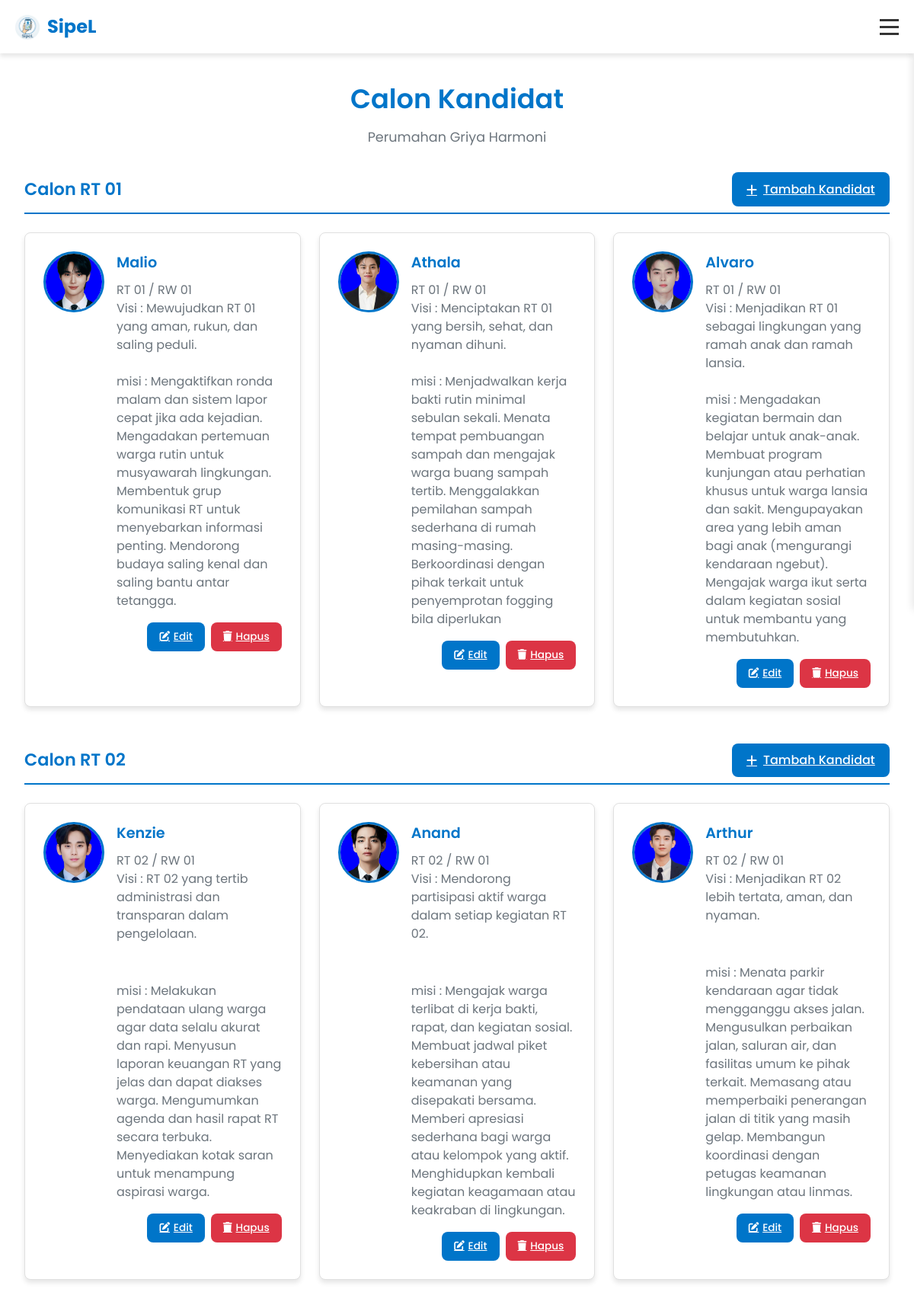
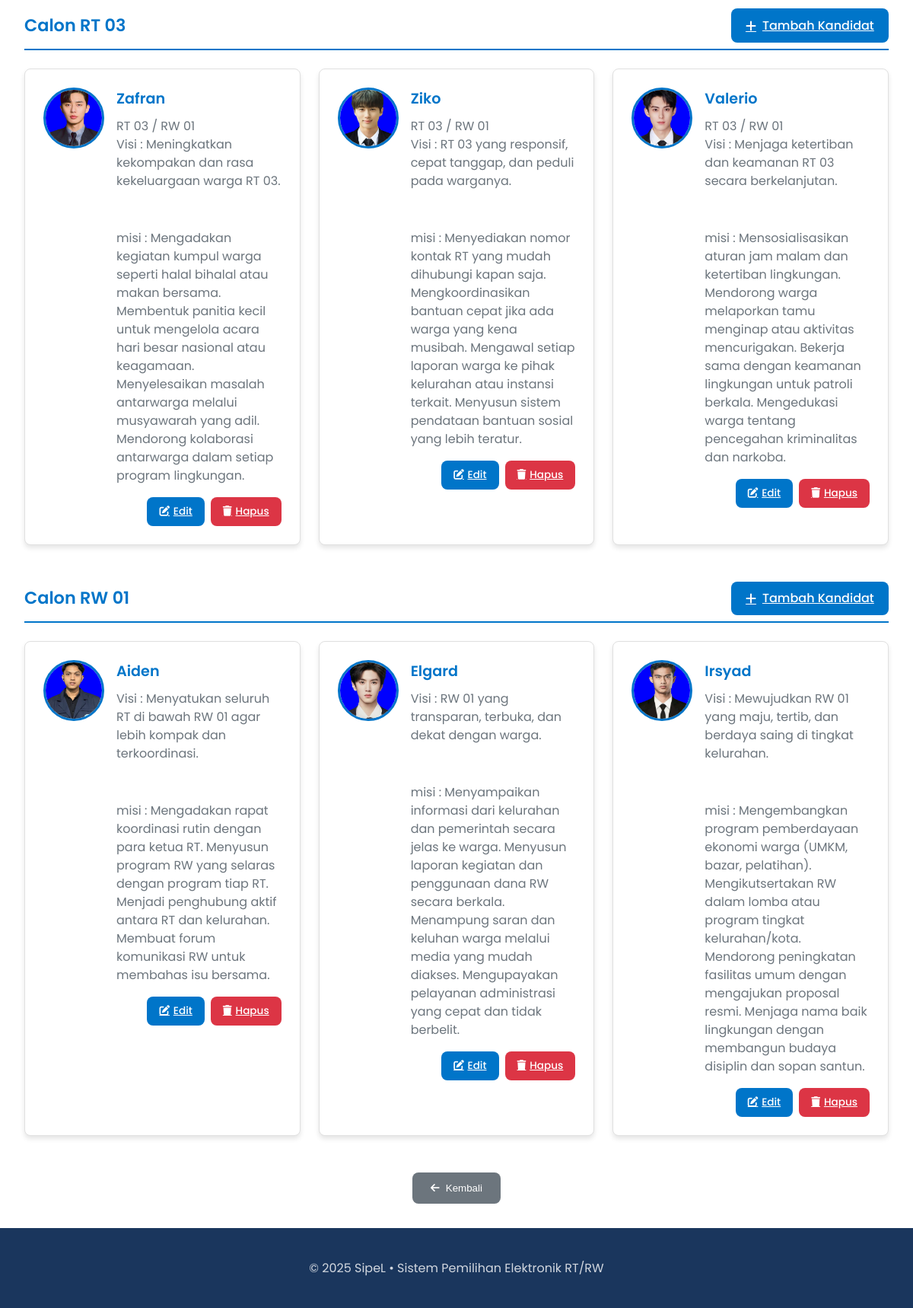
Page /panitia/kandidat.php on the committed database (2 pictures, top to bottom).
### tables this page shows
CREATE TABLE IF NOT EXISTS `kandidat` (
  `id_calon` int NOT NULL,
  `nama` varchar(100) DEFAULT NULL,
  `rt` varchar(5) DEFAULT NULL,
  `rw` varchar(5) DEFAULT NULL,
  `foto` varchar(150) DEFAULT NULL,
  `visi` text,
  `misi` text,
  `id_periode` int DEFAULT NULL,
  PRIMARY KEY (`id_calon`),
  KEY `kandidat_periode` (`id_periode`)
);

### panitia/kandidat.php (the view, shortened to what this page needs)
<?php
require_once __DIR__ . '/../db_connect.php';
function getRtCandidates(mysqli $conn, string $rt, int $id_periode = 1)
{
    $sql = "
        SELECT id_calon, nama, rt, rw, foto, visi, misi
        FROM kandidat
        WHERE rt = ?
          AND rw = '01'
          AND id_periode = ?
        ORDER BY id_calon ASC
    ";
    $stmt = $conn->prepare($sql);
    $stmt->bind_param("si", $rt, $id_periode);
    $stmt->execute();
    return $stmt->get_result();
}
function getRwCandidates(mysqli $conn, int $id_periode = 1)
{
    $sql = "
        SELECT id_calon, nama, rt, rw, foto, visi, misi
        FROM kandidat
        WHERE (rt IS NULL OR rt = '')
          AND rw = '01'
          AND id_periode = ?
        ORDER BY id_calon ASC
    ";
    $stmt = $conn->prepare($sql);
    $stmt->bind_param("i", $id_periode);
    $stmt->execute();
    return $stmt->get_result();
}
$rt001 = getRtCandidates($conn, '01', 1);
$rt002 = getRtCandidates($conn, '02', 1);
$rt003 = getRtCandidates($conn, '03', 1);
$rw001 = getRwCandidates($conn, 1);
?>
<!DOCTYPE html>
<html lang="id">
<head>
  <link rel="stylesheet" href="/css/dashboard-panitia.css">
  <link rel="stylesheet" href="/css/kandidat.css">
  <link rel="stylesheet" href="https://cdnjs.cloudflare.com/ajax/libs/font-awesome/6.5.0/css/all.min.css">
</head>
<body>
  <nav class="navbar">
    <div class="nav-container">
      <div class="nav-logo">
        <a href="../index.php">
          <img src="/assets/logo-sipelV3.png" alt="SipeL Logo" class="logo-img">
          <span>SipeL</span>
        </a>
      </div>
      <div class="hamburger" id="hamburger">
        <span class="bar"></span>
        <span class="bar"></span>
        <span class="bar"></span>
      </div>
    </div>
  </nav>
 <div class="admin-container">
    <main class="main-content">
      <div class="content-page">
        <div class="page-header">
          <h1>Calon Kandidat</h1>
          <p class="subtitle">Perumahan Griya Harmoni</p>
        </div>
        <section class="candidate-section">
          <div class="section-title">
            <span>Calon RT 01</span>
            <a href="kandidat-form.php?rt=01&rw=01" class="btn-add">
              <i class="fas fa-plus"></i> Tambah Kandidat
            </a>
          </div>
          <div class="candidate-grid">
            <?php if ($rt001->num_rows === 0): ?>
              <div class="empty-grid-message">
                <i class="fas fa-user-plus"></i>
                <p>Belum ada kandidat untuk RT 01</p>
              </div>
            <?php else: ?>
              <?php while ($row = $rt001->fetch_assoc()): ?>
                <div class="candidate-card">
                  <div class="candidate-info">
                    <?php $foto = $row['foto'] ?: 'default.png'; ?>
                    <img src="/assets/kandidat/<?= htmlspecialchars($foto); ?>"
                         alt="<?= htmlspecialchars($row['nama']); ?>">
                    <div class="candidate-text">
                      <h4><?= htmlspecialchars($row['nama']); ?></h4>
                      <p>RT <?= htmlspecialchars($row['rt']); ?> / RW <?= htmlspecialchars($row['rw']); ?></p>
                      <p>Visi : <?= htmlspecialchars($row['visi']); ?>
                      <BR></BR>
                      <p>misi : <?= htmlspecialchars($row['misi']);?></p>
                    </div>
                  </div>
                  <div class="candidate-actions">
                    <a href="kandidat-form.php?id=<?= (int)$row['id_calon']; ?>"
                       class="btn-small btn-edit">
                      <i class="fas fa-edit"></i> Edit
                    </a>
                    <a href="kandidat-hapus.php?id=<?= (int)$row['id_calon']; ?>"
                       class="btn-small btn-delete"
                       onclick="return confirm('Yakin hapus kandidat <?= htmlspecialchars($row['nama']); ?>?');">
                      <i class="fas fa-trash"></i> Hapus
                    </a>
                  </div>
                </div>
              <?php endwhile; ?>
            <?php endif; ?>
          </div>
        </section>
        <section class="candidate-section">
          <div class="section-title">
            <span>Calon RT 02</span>
            <a href="kandidat-form.php?rt=02&rw=01" class="btn-add">
              <i class="fas fa-plus"></i> Tambah Kandidat
            </a>
          </div>
          <div class="candidate-grid">
            <?php if ($rt002->num_rows === 0): ?>
              <div class="empty-grid-message">
                <i class="fas fa-user-plus"></i>
                <p>Belum ada kandidat untuk RT 02</p>
              </div>
            <?php else: ?>
              <?php while ($row = $rt002->fetch_assoc()): ?>
                <div class="candidate-card">
                  <div class="candidate-info">
                    <?php $foto = $row['foto'] ?: 'default.png'; ?>
                    <img src="/assets/kandidat/<?= htmlspecialchars($foto); ?>"
                         alt="<?= htmlspecialchars($row['nama']); ?>">
                    <div class="candidate-text">
                      <h4><?= htmlspecialchars($row['nama']); ?></h4>
                      <p>RT <?= htmlspecialchars($row['rt']); ?> / RW <?= htmlspecialchars($row['rw']); ?></p>
                      <p>Visi : <?= htmlspecialchars($row['visi']); ?></p>
                      <BR></BR>
                       <p>misi : <?= htmlspecialchars($row['misi']);?></p>
                    </div>
                  </div>
                  <div class="candidate-actions">
                    <a href="kandidat-form.php?id=<?= (int)$row['id_calon']; ?>"
                       class="btn-small btn-edit">
                      <i class="fas fa-edit"></i> Edit
                    </a>
                    <a href="kandidat-hapus.php?id=<?= (int)$row['id_calon']; ?>"
                       class="btn-small btn-delete"
                       onclick="return confirm('Yakin hapus kandidat <?= htmlspecialchars($row['nama']); ?>?');">
                      <i class="fas fa-trash"></i> Hapus
                    </a>
                  </div>
                </div>
              <?php endwhile; ?>
            <?php endif; ?>
          </div>
        </section>
        <section class="candidate-section">
          <div class="section-title">
            <span>Calon RT 03</span>
            <a href="kandidat-form.php?rt=03&rw=01" class="btn-add">
              <i class="fas fa-plus"></i> Tambah Kandidat
            </a>
          </div>
          <div class="candidate-grid">
            <?php if ($rt003->num_rows === 0): ?>
              <div class="empty-grid-message">
                <i class="fas fa-user-plus"></i>
                <p>Belum ada kandidat untuk RT 03</p>
              </div>
            <?php else: ?>
              <?php while ($row = $rt003->fetch_assoc()): ?>
                <div class="candidate-card">
                  <div class="candidate-info">
                    <?php $foto = $row['foto'] ?: 'default.png'; ?>
                    <img src="/assets/kandidat/<?= htmlspecialchars($foto); ?>"
                         alt="<?= htmlspecialchars($row['nama']); ?>">
                    <div class="candidate-text">
                      <h4><?= htmlspecialchars($row['nama']); ?></h4>
                      <p>RT <?= htmlspecialchars($row['rt']); ?> / RW <?= htmlspecialchars($row['rw']); ?></p>
                      <p>Visi : <?= htmlspecialchars($row['visi']); ?></p>
                      <BR></BR>
                       <p>misi : <?= htmlspecialchars($row['misi']);?></p>
                    </div>
                  </div>
                  <div class="candidate-actions">
                    <a href="kandidat-form.php?id=<?= (int)$row['id_calon']; ?>"
                       class="btn-small btn-edit">
                      <i class="fas fa-edit"></i> Edit
                    </a>
                    <a href="kandidat-hapus.php?id=<?= (int)$row['id_calon']; ?>"
                       class="btn-small btn-delete"
                       onclick="return confirm('Yakin hapus kandidat <?= htmlspecialchars($row['nama']); ?>?');">
                      <i class="fas fa-trash"></i> Hapus
                    </a>
                  </div>
                </div>
              <?php endwhile; ?>
            <?php endif; ?>
          </div>
        </section>
        <section class="candidate-section">
          <div class="section-title">
            <span>Calon RW 01</span>
            <a href="kandidat-form.php?rw=01" class="btn-add">
              <i class="fas fa-plus"></i> Tambah Kandidat
            </a>
          </div>
          <div class="candidate-grid">
            <?php if ($rw001->num_rows === 0): ?>
              <div class="empty-grid-message">
                <i class="fas fa-user-plus"></i>
                <p>Belum ada kandidat untuk RW 01</p>
              </div>
            <?php else: ?>
              <?php while ($row = $rw001->fetch_assoc()): ?>
                <div class="candidate-card">
                  <div class="candidate-info">
                    <?php $foto = $row['foto'] ?: 'default.png'; ?>
                    <img src="/assets/kandidat/<?= htmlspecialchars($foto); ?>"
                         alt="<?= htmlspecialchars($row['nama']); ?>">
                    <div class="candidate-text">
                      <h4><?= htmlspecialchars($row['nama']); ?></h4>
                      <p>Visi : <?= htmlspecialchars($row['visi']); ?></p>
                      <BR></BR>
                       <p>misi : <?= htmlspecialchars($row['misi']);?></p>
                    </div>
                  </div>
                  <div class="candidate-actions">
                    <a href="kandidat-form.php?id=<?= (int)$row['id_calon']; ?>"
                       class="btn-small btn-edit">
                      <i class="fas fa-edit"></i> Edit
                    </a>
                    <a href="kandidat-hapus.php?id=<?= (int)$row['id_calon']; ?>"
                       class="btn-small btn-delete"
                       onclick="return confirm('Yakin hapus kandidat <?= htmlspecialchars($row['nama']); ?>?');">
                      <i class="fas fa-trash"></i> Hapus
                    </a>
                  </div>
                </div>
              <?php endwhile; ?>
            <?php endif; ?>
          </div>
        </section>
        <button class="btn-back" onclick="window.history.back()">
          <i class="fas fa-arrow-left"></i> Kembali
        </button>
      </div>
      <footer>
        <div class="footer-content">
          <p>© 2025 SipeL • Sistem Pemilihan Elektronik RT/RW</p>
        </div>
      </footer>
    </main>
  </div>
</body>
</html>

### css/dashboard-panitia.css (style rules this page uses)
:root { --primary-color: #0075c9; --primary-dark: #005a9c; --footer-dark: #1a365d; --secondary-color: #f8f9fa; --text-color: #333; --text-light: #6c757d; --white: #fff; --border-radius: 8px; --box-shadow: 0 4px 6px rgba(0, 0, 0, 0.1); --transition: all 0.3s ease; --sidebar-width: 250px; --navbar-height: 70px; }
* { margin: 0; padding: 0; box-sizing: border-box; }
body { font-family: 'Poppins', sans-serif; line-height: 1.6; color: var(--text-color); background-color: var(--white); overflow-x: hidden; }
.navbar { background-color: var(--white); box-shadow: var(--box-shadow); position: fixed; top: 0; left: 0; right: 0; height: var(--navbar-height); z-index: 1002; }
.nav-container { display: flex; justify-content: space-between; align-items: center; padding: 1rem 20px; height: 100%; max-width: 1200px; margin: 0 auto; position: relative; }
.nav-logo a { display: flex; align-items: center; text-decoration: none; color: var(--primary-color); font-weight: 700; font-size: 1.5rem; }
.logo-img { height: 40px; margin-right: 10px; }
.hamburger { display: flex; flex-direction: column; cursor: pointer; z-index: 1001; margin-left: auto; }
.bar { width: 25px; height: 3px; background-color: var(--text-color); margin: 3px 0; transition: var(--transition); }
.admin-container { display: flex; min-height: 100vh; padding-top: var(--navbar-height); }
.main-content { flex: 1; margin-right: 0; min-height: calc(100vh - var(--navbar-height)); display: flex; flex-direction: column; transition: var(--transition); width: 100%; }
footer { background-color: var(--footer-dark); padding: 2.5rem 0; text-align: center; color: var(--white); margin-top: auto; width: 100%; position: relative; z-index: 1; }
.footer-content { display: flex; flex-direction: column; align-items: center; max-width: 1200px; margin: 0 auto; padding: 0 20px; }
footer p { color: rgba(255, 255, 255, 0.8); }
.content-page { padding: 2rem; flex: 1; }
.page-header { margin-bottom: 2rem; }
.page-header h1 { color: var(--primary-color); font-size: 2rem; margin-bottom: 0.5rem; }
.page-header p { color: var(--text-light); }

### css/kandidat.css (style rules this page uses)
.content-page { padding: 2rem; flex: 1; }
.page-header { text-align: center; margin-bottom: 2rem; }
.page-header h1 { color: var(--primary-color); font-size: 2.2rem; margin-bottom: 0.5rem; font-weight: 600; }
.subtitle { color: var(--text-light); font-size: 1.1rem; text-align: center; margin-bottom: 2rem; }
.candidate-section { margin-bottom: 3rem; }
.section-title { display: flex; justify-content: space-between; align-items: center; margin-bottom: 1.5rem; padding-bottom: 0.5rem; border-bottom: 2px solid var(--primary-color); }
.section-title span { font-size: 1.4rem; font-weight: 600; color: var(--primary-color); }
.btn-add { background-color: var(--primary-color); color: var(--white); border: none; padding: 0.6rem 1.2rem; border-radius: var(--border-radius); cursor: pointer; font-weight: 500; transition: var(--transition); display: flex; align-items: center; gap: 0.5rem; }
.candidate-grid { display: grid; grid-template-columns: repeat(auto-fill, minmax(350px, 1fr)); gap: 1.5rem; }
.candidate-card { background-color: var(--white); border-radius: var(--border-radius); box-shadow: var(--box-shadow); padding: 1.5rem; transition: var(--transition); border: 1px solid #e0e0e0; }
.candidate-info { display: flex; gap: 1rem; margin-bottom: 1rem; }
.candidate-info img { width: 80px; height: 80px; border-radius: 50%; object-fit: cover; border: 3px solid var(--primary-color); }
.candidate-text { flex: 1; }
.candidate-text h4 { font-size: 1.2rem; color: var(--primary-color); margin-bottom: 0.5rem; font-weight: 600; }
.candidate-text p { color: var(--text-light); line-height: 1.5; margin: 0; }
.candidate-actions { display: flex; gap: 0.5rem; justify-content: flex-end; }
.btn-small { padding: 0.5rem 1rem; border: none; border-radius: var(--border-radius); cursor: pointer; font-weight: 500; font-size: 0.85rem; transition: var(--transition); display: flex; align-items: center; gap: 0.3rem; }
.btn-edit { background-color: var(--primary-color); color: var(--white); }
.btn-delete { background-color: #dc3545; color: var(--white); }
.btn-back { background-color: var(--text-light); color: var(--white); border: none; padding: 0.8rem 1.5rem; border-radius: var(--border-radius); cursor: pointer; font-weight: 500; transition: var(--transition); display: flex; align-items: center; gap: 0.5rem; margin: 2rem auto 0; }

### rows in the picture
kandidat: foto (picture), nama "Malio", rt "01", rw "01", visi "Mewujudkan RT 01 yang aman, rukun, dan saling peduli.", misi "Mengaktifkan ronda malam dan sistem lapor cepat jika ada kejadian. Mengadakan pertemuan warga rutin untuk musyawarah lingkungan. Membentuk grup komunikasi RT untuk menyebarkan informasi penting. Mendorong budaya saling kenal dan saling bantu antar tetangga."
kandidat: foto (picture), nama "Athala", rt "01", rw "01", visi "Menciptakan RT 01 yang bersih, sehat, dan nyaman dihuni.", misi "Menjadwalkan kerja bakti rutin minimal sebulan sekali. Menata tempat pembuangan sampah dan mengajak warga buang sampah tertib. Menggalakkan pemilahan sampah sederhana di rumah masing-masing. Berkoordinasi dengan pihak terkait untuk penyemprotan fogging bila diperlukan"
kandidat: foto (picture), nama "Alvaro", rt "01", rw "01", visi "Menjadikan RT 01 sebagai lingkungan yang ramah anak dan ramah lansia.", misi "Mengadakan kegiatan bermain dan belajar untuk anak-anak. Membuat program kunjungan atau perhatian khusus untuk warga lansia dan sakit. Mengupayakan area yang lebih aman bagi anak (mengurangi kendaraan ngebut). Mengajak warga ikut serta dalam kegiatan sosial untuk membantu yang membutuhkan."
kandidat: foto (picture), nama "Kenzie", rt "02", rw "01", visi "RT 02 yang tertib administrasi dan transparan dalam pengelolaan.", misi "Melakukan pendataan ulang warga agar data selalu akurat dan rapi. Menyusun laporan keuangan RT yang jelas dan dapat diakses warga. Mengumumkan agenda dan hasil rapat RT secara terbuka. Menyediakan kotak saran untuk menampung aspirasi warga."
kandidat: foto (picture), nama "Anand", rt "02", rw "01", visi "Mendorong partisipasi aktif warga dalam setiap kegiatan RT 02.", misi "Mengajak warga terlibat di kerja bakti, rapat, dan kegiatan sosial. Membuat jadwal piket kebersihan atau keamanan yang disepakati bersama. Memberi apresiasi sederhana bagi warga atau kelompok yang aktif. Menghidupkan kembali kegiatan keagamaan atau keakraban di lingkungan."
kandidat: foto (picture), nama "Arthur", rt "02", rw "01", visi "Menjadikan RT 02 lebih tertata, aman, dan nyaman.", misi "Menata parkir kendaraan agar tidak mengganggu akses jalan. Mengusulkan perbaikan jalan, saluran air, dan fasilitas umum ke pihak terkait. Memasang atau memperbaiki penerangan jalan di titik yang masih gelap. Membangun koordinasi dengan petugas keamanan lingkungan atau linmas."
kandidat: foto (picture), nama "Zafran", rt "03", rw "01", visi "Meningkatkan kekompakan dan rasa kekeluargaan warga RT 03.", misi "Mengadakan kegiatan kumpul warga seperti halal bihalal atau makan bersama. Membentuk panitia kecil untuk mengelola acara hari besar nasional atau keagamaan. Menyelesaikan masalah antarwarga melalui musyawarah yang adil. Mendorong kolaborasi antarwarga dalam setiap program lingkungan."
kandidat: foto (picture), nama "Ziko", rt "03", rw "01", visi "RT 03 yang responsif, cepat tanggap, dan peduli pada warganya.", misi "Menyediakan nomor kontak RT yang mudah dihubungi kapan saja. Mengkoordinasikan bantuan cepat jika ada warga yang kena musibah. Mengawal setiap laporan warga ke pihak kelurahan atau instansi terkait. Menyusun sistem pendataan bantuan sosial yang lebih teratur."
kandidat: foto (picture), nama "Valerio", rt "03", rw "01", visi "Menjaga ketertiban dan keamanan RT 03 secara berkelanjutan.", misi "Mensosialisasikan aturan jam malam dan ketertiban lingkungan. Mendorong warga melaporkan tamu menginap atau aktivitas mencurigakan. Bekerja sama dengan keamanan lingkungan untuk patroli berkala. Mengedukasi warga tentang pencegahan kriminalitas dan narkoba."
kandidat: foto (picture), nama "Aiden", visi "Menyatukan seluruh RT di bawah RW 01 agar lebih kompak dan terkoordinasi.", misi "Mengadakan rapat koordinasi rutin dengan para ketua RT. Menyusun program RW yang selaras dengan program tiap RT. Menjadi penghubung aktif antara RT dan kelurahan. Membuat forum komunikasi RW untuk membahas isu bersama."
kandidat: foto (picture), nama "Elgard", visi "RW 01 yang transparan, terbuka, dan dekat dengan warga.", misi "Menyampaikan informasi dari kelurahan dan pemerintah secara jelas ke warga. Menyusun laporan kegiatan dan penggunaan dana RW secara berkala. Menampung saran dan keluhan warga melalui media yang mudah diakses. Mengupayakan pelayanan administrasi yang cepat dan tidak berbelit."
kandidat: foto (picture), nama "Irsyad", visi "Mewujudkan RW 01 yang maju, tertib, dan berdaya saing di tingkat kelurahan.", misi "Mengembangkan program pemberdayaan ekonomi warga (UMKM, bazar, pelatihan). Mengikutsertakan RW dalam lomba atau program tingkat kelurahan/kota. Mendorong peningkatan fasilitas umum dengan mengajukan proposal resmi. Menjaga nama baik lingkungan dengan membangun budaya disiplin dan sopan santun."
